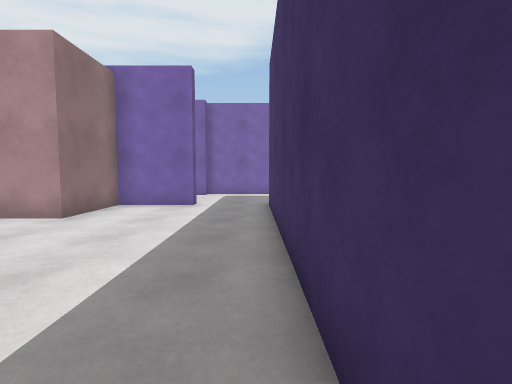
view 1 (above)

24 first-person views from a walk through a scene from a Unity 3-D project. The camera is 1.2 m above the floor, tilts 4° down and sees 85° across. The floor is counted in squares, 1 m on a side. Each view is taken from the middle of a square. On the plan, view 1 faces up. The plan holds only what a view shows up to about 13 squares ahead; the rest is blank.

view 2
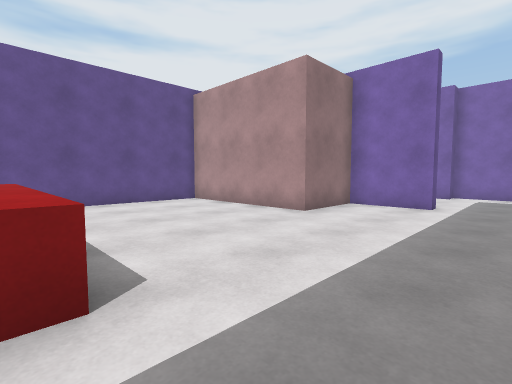

view 3
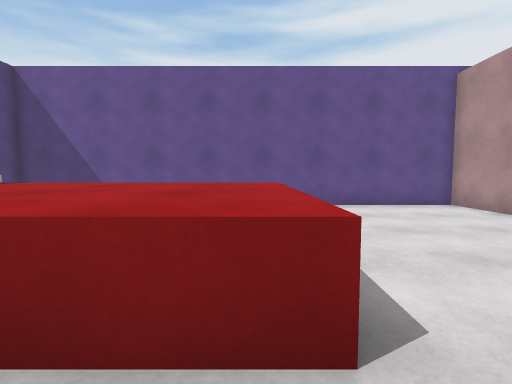

view 4
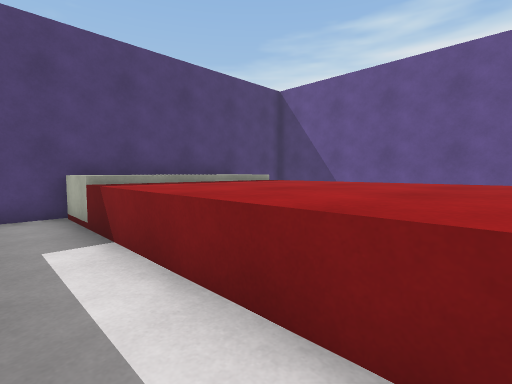

view 5
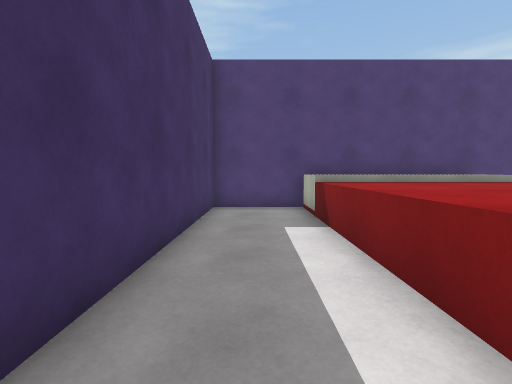

view 6
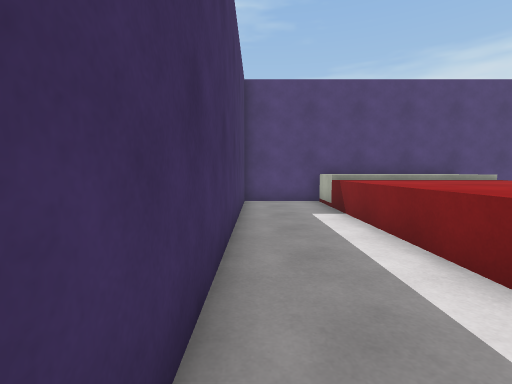

view 7
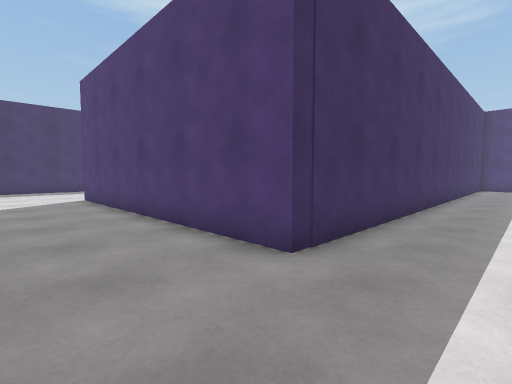

view 8
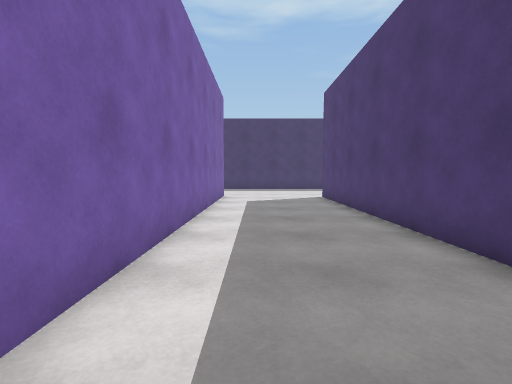

view 9
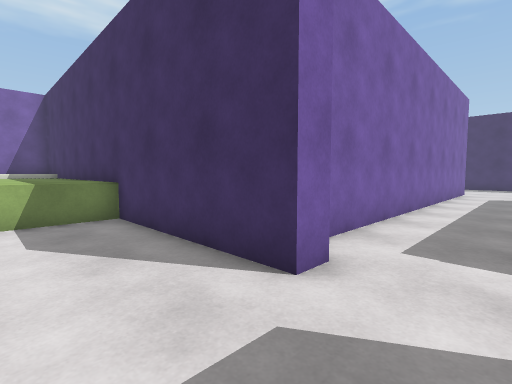

view 10
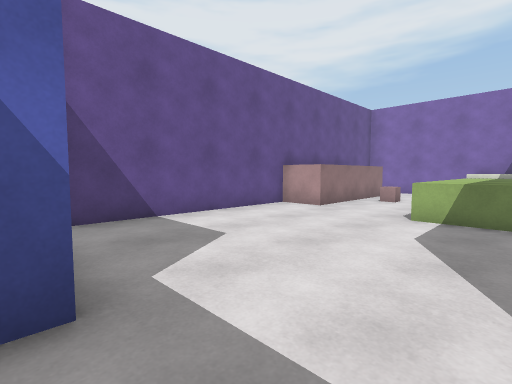

view 11
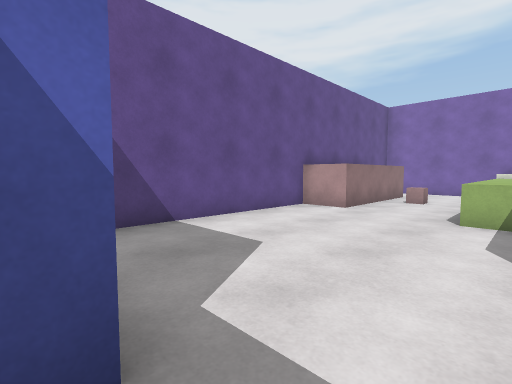

view 12
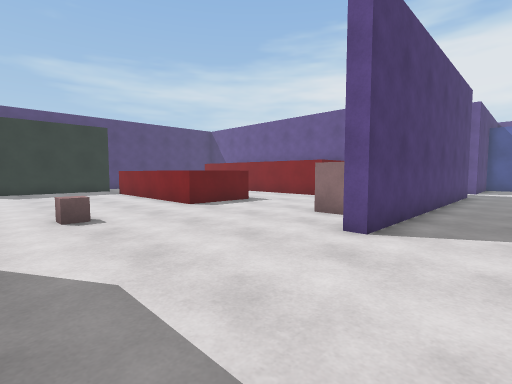

view 13
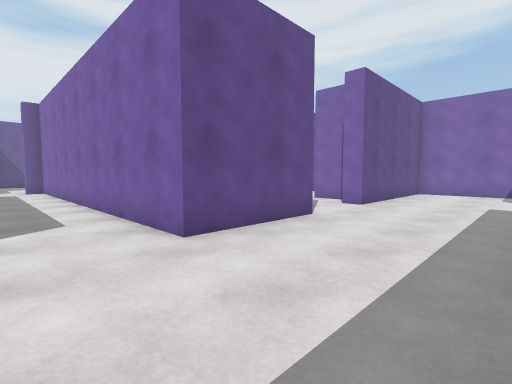

view 14
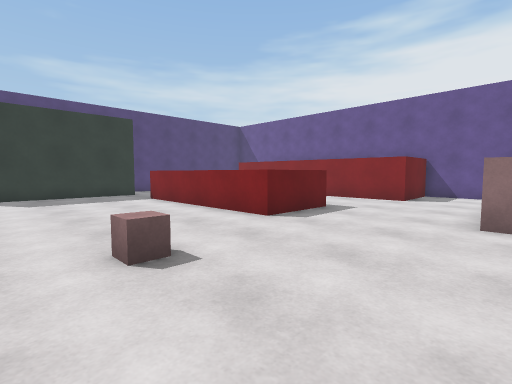

view 15
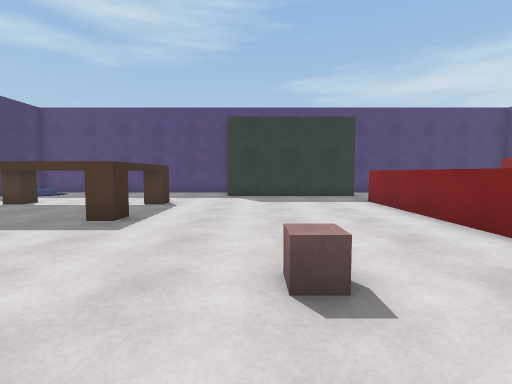

view 16
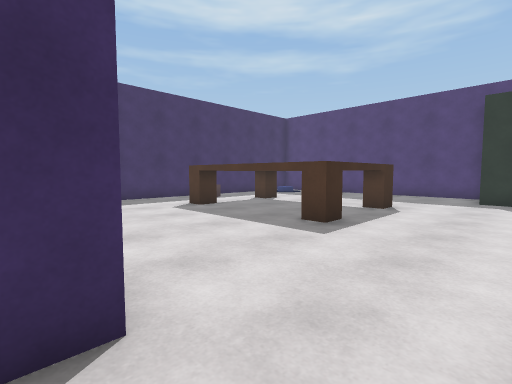

view 17
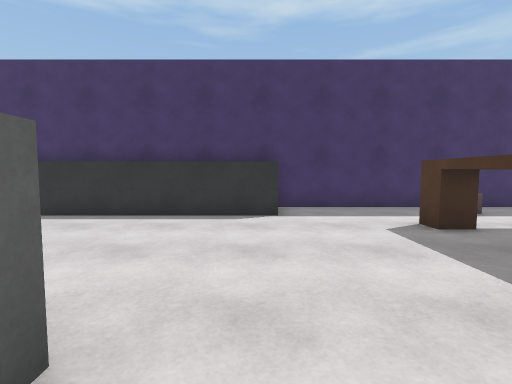

view 18
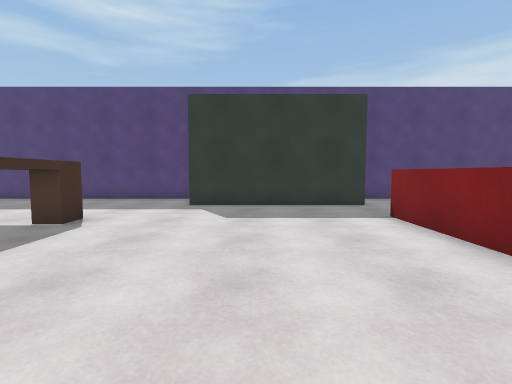

view 19
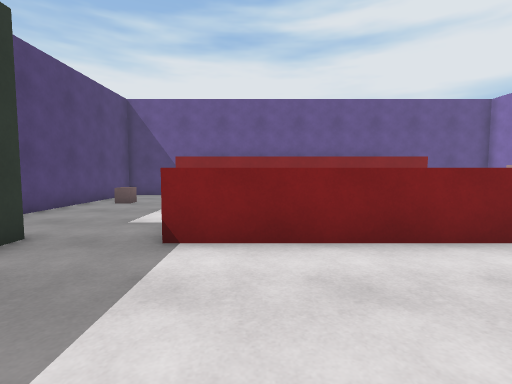

view 20
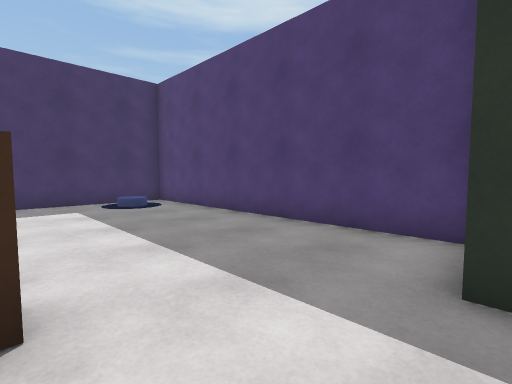

view 21
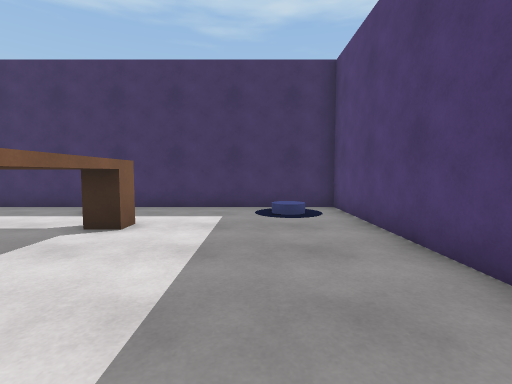

view 22
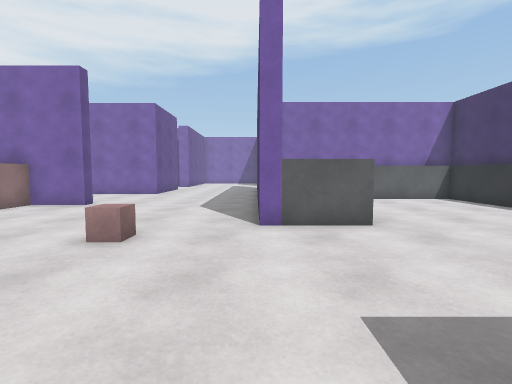

view 23
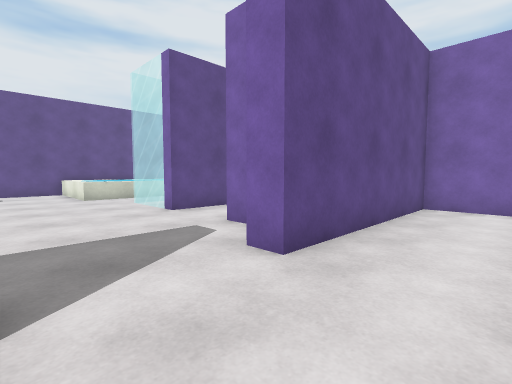

view 24
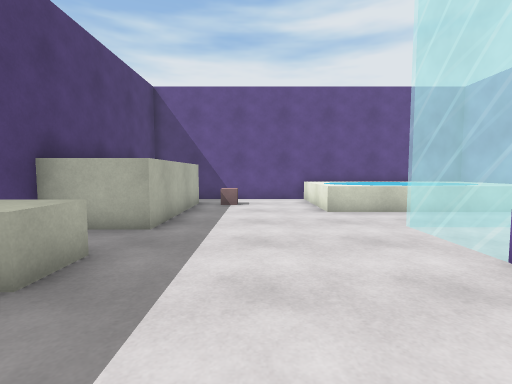

### Floor plan
Key: @ floor where view 1 was taken; # wall or solid block; . floor; = window, fence, low wall or low ledge; ^ raised ledge; C cube; I disc; B block; O other object.
Columns run from 11 left of view 1 to 29 right of it. Each row starts with its distance up from view 1.
 30      #^ #^^^           #####
 29         #^^^^          #....
 28    ..^^^#^^^^..        #....
 27  ^ ..^^ #^^^^..   #    #....
 26  ^...^ ^#^^^^..=. #.   #....
 25 ^^.C.^^ #^^^^..==##..###....
 24 ^^...^^^#^^^^..===.....#....
 23 ^^...^^^#^^^^................
 22 #^...^^^#....................
 21 #....^^^#....................
 20 #.......#.C..................
 19 #.......#..^^^^^....   #.....
 18 #.......#      ^.BB    #.....
 17 #.......#      ^.BB    #.....
 16 #.......################.....
 15 #.......#....................
 14 #...........................
 13     #........................     ^^^^^ #
 12          ....................     ....^ #
 11         #...###########......#    ....^ #
 10       ###...#       ^##......    .....^ #
  9       #.....#        ^.......    .....^ #
  8       #.....#  .^^^^^........   ......^ #
  7 #######.....#................#  ......^ #
  6 #...........#................#^^......^ #
  5 #...........#^^^..........C...........^ #
  4 #...........#  ^....^^^.................#
  3 #...........#  ^...^  ^.................#
  2 #...........#  ^      ^.................#
  1 #   ........#  ^      ^........^^^^^^...#
  0 #  ^^^^^^..@#  ^      ^........^    ^...#
 -1 #  ^^^^^^...#  ^      ^........^     .O.#
 -2 #  ^^^^^^...#  ^      ^........^    ^...#
 -3 #  ^^^^^^...#  ^      ^........^^^^^^...#
 -4 #  ^^^^^^...#  ^    ....................#
 -5 #  ^^^^^^...#  ^ .......................#
 -6 #  ^^^^^^...#  .......#######.........I.#
 -7 #  ^^^^^^...#  .C.....       .........II#
 -8 #  ^^^^^^...#  .......       .........I.#
 -9 ############# ########       ############

Positions as (right, up) in squares from view 1, and headings:
1: (0, 0), facing up
2: (0, 0), facing up-left
3: (-1, 0), facing left
4: (-1, 0), facing down-left
5: (-1, 1), facing down
6: (0, 3), facing down
7: (-2, 14), facing down-right
8: (-2, 14), facing right
9: (-6, 13), facing up-right
10: (-4, 13), facing up-left
11: (-5, 13), facing up-left
12: (17, 13), facing down-left
13: (17, 13), facing up-left
14: (17, 9), facing down-left
15: (16, 8), facing down
16: (16, 7), facing down-right
17: (19, 5), facing right
18: (15, 4), facing down
19: (16, -2), facing left
20: (17, -3), facing down-right
21: (19, -6), facing right
22: (18, 0), facing up
23: (15, 20), facing up-left
24: (10, 21), facing left
